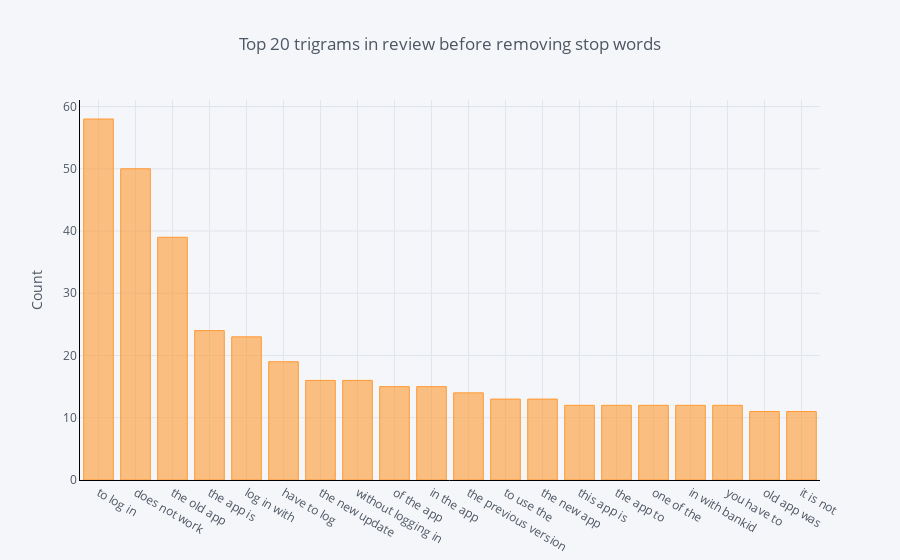

The code cell stored with this chart in its notebook:
### Code cell
df5.groupby('Review_Eng').sum()['count'].sort_values(ascending=False).iplot(
    kind='bar', yTitle='Count', linecolor='black', title='Top 20 trigrams in review before removing stop words')

### Figure 1 — Plotly figure (JSON) as saved in the notebook; plotly's stock layout.template omitted (floating-point values rounded to 4 significant figures)
{"data": [{"marker": {"color": "rgba(255, 153, 51, 0.6)", "line": {"color": "rgba(255, 153, 51, 1.0)", "width": 1}}, "name": "count", "orientation": "v", "text": "", "type": "bar", "uid": "b3727974-89d5-4c7d-9b75-5e778a82cf44", "x": ["to log in", "does not work", "the old app", "the app is", "log in with", "have to log", "the new update", "without logging in", "of the app", "in the app", "the previous version", "to use the", "the new app", "this app is", "the app to", "one of the", "in with bankid", "you have to", "old app was", "it is not"], "y": [58, 50, 39, 24, 23, 19, 16, 16, 15, 15, 14, 13, 13, 12, 12, 12, 12, 12, 11, 11]}], "layout": {"legend": {"bgcolor": "#F5F6F9", "font": {"color": "#4D5663"}}, "paper_bgcolor": "#F5F6F9", "plot_bgcolor": "#F5F6F9", "title": {"font": {"color": "#4D5663"}, "text": "Top 20 trigrams in review before removing stop words"}, "xaxis": {"gridcolor": "#E1E5ED", "linecolor": "black", "showgrid": true, "tickfont": {"color": "#4D5663"}, "title": {"font": {"color": "#4D5663"}, "text": ""}, "zerolinecolor": "#E1E5ED"}, "yaxis": {"gridcolor": "#E1E5ED", "linecolor": "black", "showgrid": true, "tickfont": {"color": "#4D5663"}, "title": {"font": {"color": "#4D5663"}, "text": "Count"}, "zerolinecolor": "#E1E5ED"}}}
